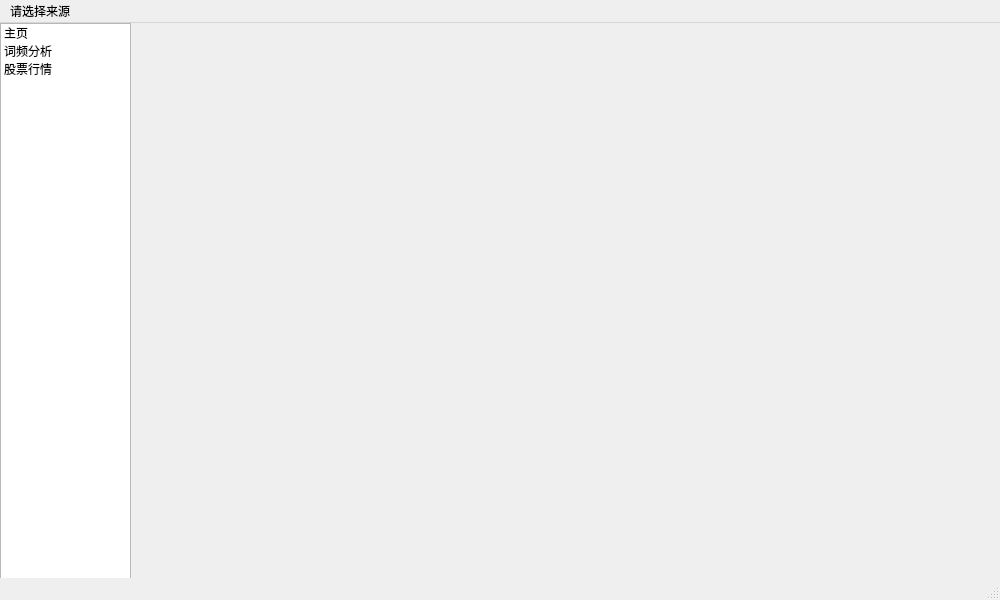
<?xml version="1.0" encoding="UTF-8"?>
<ui version="4.0">
 <class>MainWindow</class>
 <widget class="QMainWindow" name="MainWindow">
  <property name="geometry">
   <rect>
    <x>0</x>
    <y>0</y>
    <width>1000</width>
    <height>600</height>
   </rect>
  </property>
  <property name="windowTitle">
   <string>MainWindow</string>
  </property>
  <widget class="QWidget" name="centralwidget">
   <widget class="QStackedWidget" name="stackedWidget">
    <property name="geometry">
     <rect>
      <x>130</x>
      <y>-10</y>
      <width>881</width>
      <height>601</height>
     </rect>
    </property>
    <property name="currentIndex">
     <number>-1</number>
    </property>
   </widget>
   <widget class="QListWidget" name="listWidget">
    <property name="geometry">
     <rect>
      <x>0</x>
      <y>0</y>
      <width>131</width>
      <height>561</height>
     </rect>
    </property>
    <item>
     <property name="text">
      <string>主页</string>
     </property>
    </item>
    <item>
     <property name="text">
      <string>词频分析</string>
     </property>
    </item>
    <item>
     <property name="text">
      <string>股票行情</string>
     </property>
    </item>
   </widget>
  </widget>
  <widget class="QMenuBar" name="menubar">
   <property name="geometry">
    <rect>
     <x>0</x>
     <y>0</y>
     <width>1000</width>
     <height>23</height>
    </rect>
   </property>
   <widget class="QMenu" name="menu_select">
    <property name="title">
     <string>请选择来源</string>
    </property>
    <widget class="QMenu" name="menu_sina">
     <property name="title">
      <string>新浪√</string>
     </property>
     <addaction name="action_modifysina"/>
    </widget>
    <widget class="QMenu" name="menu_zhenjuan">
     <property name="title">
      <string>中国证券网√</string>
     </property>
     <addaction name="action_modifyzhenjuan"/>
    </widget>
    <addaction name="menu_sina"/>
    <addaction name="menu_zhenjuan"/>
   </widget>
   <addaction name="menu_select"/>
  </widget>
  <widget class="QStatusBar" name="statusbar"/>
  <action name="action_modifysina">
   <property name="text">
    <string>禁用</string>
   </property>
  </action>
  <action name="action_modifyzhenjuan">
   <property name="text">
    <string>禁用</string>
   </property>
  </action>
 </widget>
 <resources/>
 <connections/>
</ui>
